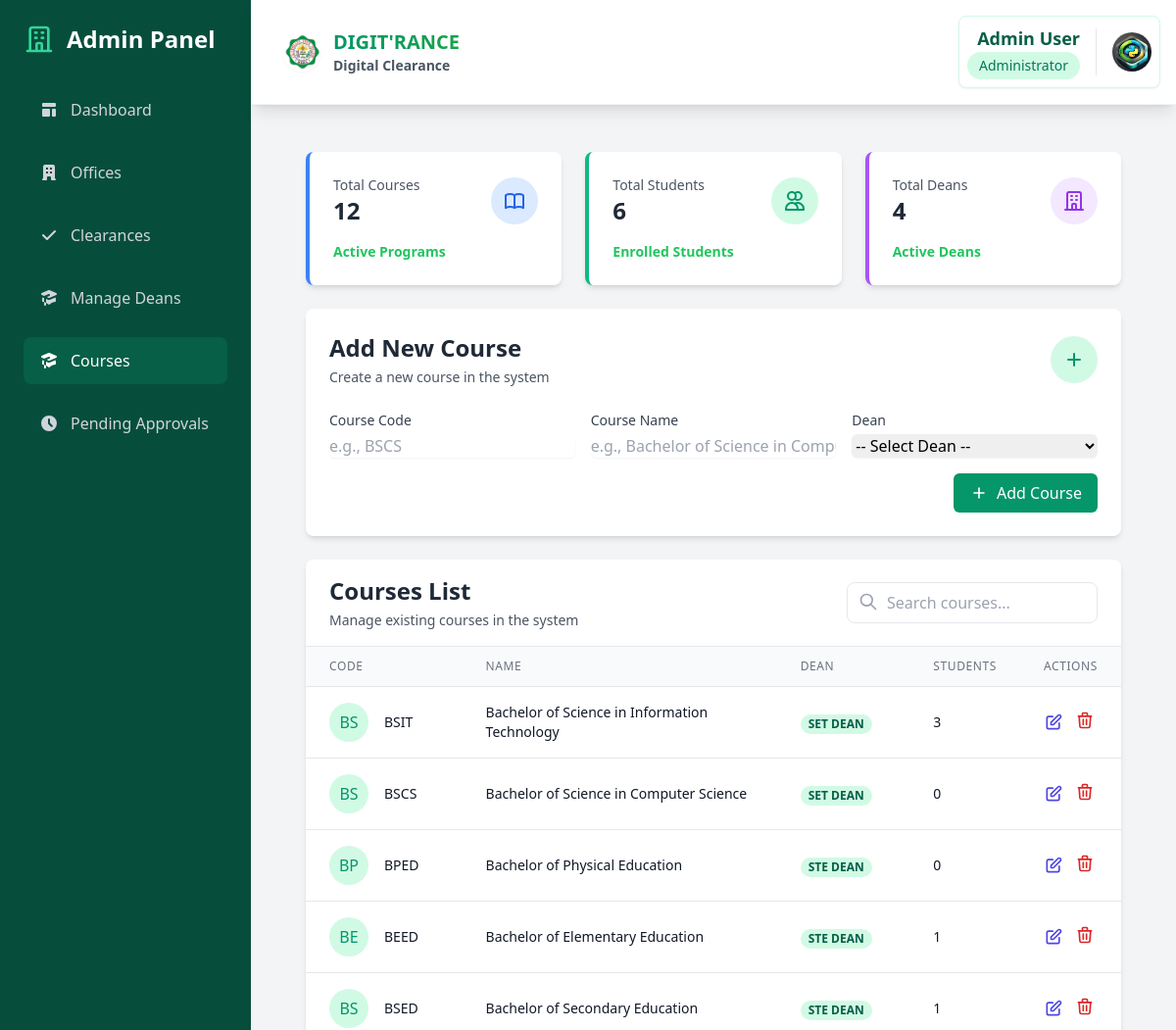
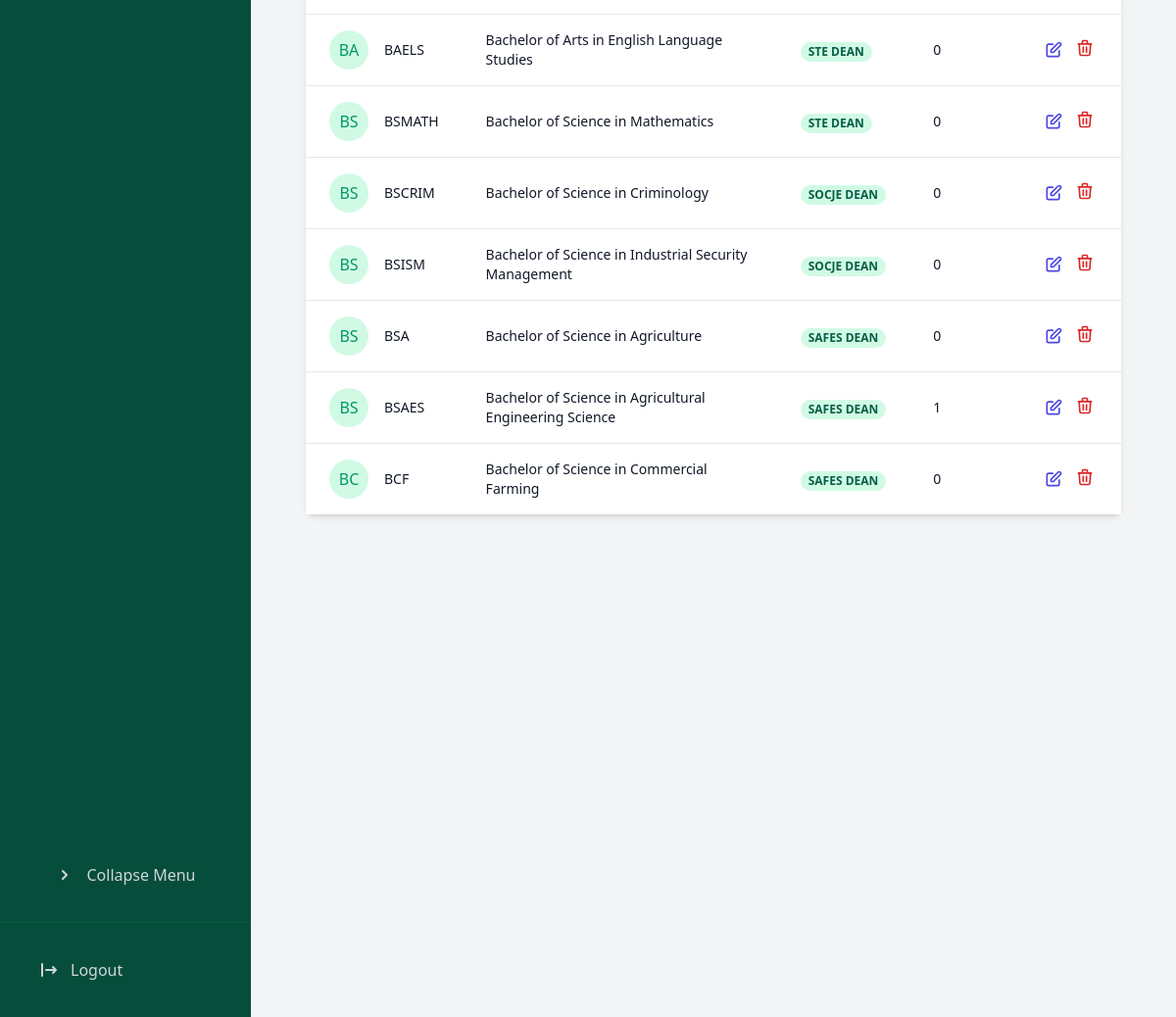
The app's page /dashboard/admin/courses/ (signed in) with its own data (2 pictures, top to bottom).
### core/models.py (models this page shows, shortened)
class Course(models.Model):
    code = models.CharField(max_length=10, unique=True)  # e.g., BSIT, BPED
    name = models.CharField(max_length=100)  # e.g., Bachelor of Science in Information Technology
    dean = models.ForeignKey(Dean, on_delete=models.CASCADE, related_name='courses')
    is_active = models.BooleanField(default=True)  # To mark if course is currently offered
    created_at = models.DateTimeField(auto_now_add=True)
    updated_at = models.DateTimeField(auto_now=True)
    class Meta:
        ordering = ['code']

class Dean(models.Model):
    name = models.CharField(max_length=100, unique=True)
    logo = models.ImageField(upload_to='dean_logos/', blank=True, null=True)
    description = models.TextField(blank=True, null=True)
    created_at = models.DateTimeField(auto_now_add=True)

### core/views.py (the view, shortened to what this page needs)
# urls.py: path('dashboard/admin/courses/', views.admin_courses, name='admin_courses'),
@login_required
@user_passes_test(lambda u: u.is_superuser)
def admin_courses(request):
    courses = Course.objects.annotate(
        student_count=Count('student')
    ).select_related('dean').all()
    total_students = Student.objects.count()
    deans = Dean.objects.all()
    context = {
        'courses': courses,
        'deans': deans,
        'total_students': total_students,
    }
    return render(request, 'admin/courses.html', context)

### templates/admin/courses.html (shortened to what this page needs)
{% extends 'admin/base_admin.html' %}
{% block admin_content %}
<div class="space-y-6">
    <div class="grid grid-cols-1 md:grid-cols-3 gap-6">
        <div class="bg-white rounded-lg shadow-md p-6 border-l-4 border-blue-500">
            <div class="flex items-center justify-between">
                <div>
                    <p class="text-sm text-gray-600">Total Courses</p>
                    <h3 class="text-2xl font-bold text-gray-800">{{ courses.count }}</h3>
                </div>
                <div class="p-3 bg-blue-100 rounded-full">
                </div>
            </div>
            <div class="mt-4">
                <div class="flex items-center">
                    <span class="text-green-500 text-sm font-semibold">Active Programs</span>
                </div>
            </div>
        </div>
        <div class="bg-white rounded-lg shadow-md p-6 border-l-4 border-emerald-500">
            <div class="flex items-center justify-between">
                <div>
                    <p class="text-sm text-gray-600">Total Students</p>
                    <h3 class="text-2xl font-bold text-gray-800">{{ total_students }}</h3>
                </div>
                <div class="p-3 bg-emerald-100 rounded-full">
                    <svg class="w-6 h-6 text-emerald-600" fill="none" stroke="currentColor" viewBox="0 0 24 24">
                        <path stroke-linecap="round" stroke-linejoin="round" stroke-width="2" d="M12 4.354a4 4 0 110 5.292M15 21H3v-1a6 6 0 0112 0v1zm0 0h6v-1a6 6 0 00-9-5.197M13 7a4 4 0 11-8 0 4 4 0 018 0z" />
                    </svg>
                </div>
            </div>
            <div class="mt-4">
                <div class="flex items-center">
                    <span class="text-green-500 text-sm font-semibold">Enrolled Students</span>
                </div>
            </div>
        </div>
        <div class="bg-white rounded-lg shadow-md p-6 border-l-4 border-purple-500">
            <div class="flex items-center justify-between">
                <div>
                    <p class="text-sm text-gray-600">Total Deans</p>
                    <h3 class="text-2xl font-bold text-gray-800">{{ deans.count }}</h3>
                </div>
                <div class="p-3 bg-purple-100 rounded-full">
                    <svg class="w-6 h-6 text-purple-600" fill="none" stroke="currentColor" viewBox="0 0 24 24">
                        <path stroke-linecap="round" stroke-linejoin="round" stroke-width="2" d="M19 21V5a2 2 0 00-2-2H7a2 2 0 00-2 2v16m14 0h2m-2 0h-5m-9 0H3m2 0h5M9 7h1m-1 4h1m4-4h1m-1 4h1m-5 10v-5a1 1 0 011-1h2a1 1 0 011 1v5m-4 0h4" />
                    </svg>
                </div>
            </div>
            <div class="mt-4">
                <div class="flex items-center">
                    <span class="text-green-500 text-sm font-semibold">Active Deans</span>
                </div>
            </div>
        </div>
    </div>
    <div class="bg-white rounded-lg shadow-md p-6 transform hover:shadow-lg transition-all duration-300">
        <div class="flex items-center justify-between mb-6">
            <div>
                <h2 class="text-2xl font-bold text-gray-800">Add New Course</h2>
                <p class="text-sm text-gray-600 mt-1">Create a new course in the system</p>
            </div>
            <div class="p-3 bg-emerald-100 rounded-full">
                <svg class="w-6 h-6 text-emerald-600" fill="none" stroke="currentColor" viewBox="0 0 24 24">
                    <path stroke-linecap="round" stroke-linejoin="round" stroke-width="2" d="M12 6v6m0 0v6m0-6h6m-6 0H6" />
                </svg>
            </div>
        </div>
        <form method="POST" class="space-y-4">
            <div class="grid grid-cols-1 md:grid-cols-3 gap-4">
                <div>
                    <label for="code" class="block text-sm font-medium text-gray-700">Course Code</label>
                    <input type="text" name="code" id="code" required
                        class="mt-1 block w-full rounded-md border-gray-300 shadow-sm focus:border-emerald-500 focus:ring-emerald-500 transition-colors"
                        placeholder="e.g., BSCS">
                </div>
                <div>
                    <label for="name" class="block text-sm font-medium text-gray-700">Course Name</label>
                    <input type="text" name="name" id="name" required
                        class="mt-1 block w-full rounded-md border-gray-300 shadow-sm focus:border-emerald-500 focus:ring-emerald-500 transition-colors"
                        placeholder="e.g., Bachelor of Science in Computer Science">
                </div>
                <div>
                    <label for="dean" class="block text-sm font-medium text-gray-700">Dean</label>
                    <select name="dean" id="dean" required
                        class="mt-1 block w-full rounded-md border-gray-300 shadow-sm focus:border-emerald-500 focus:ring-emerald-500 transition-colors">
                        <option value="">-- Select Dean --</option>
                    </select>
                </div>
            </div>
            <div class="flex justify-end mt-6">
                <button type="submit"
                    class="inline-flex items-center px-4 py-2 bg-emerald-600 text-white rounded-md hover:bg-emerald-700 focus:outline-none focus:ring-2 focus:ring-offset-2 focus:ring-emerald-500 transition-colors">
                    <svg class="w-5 h-5 mr-2" fill="none" stroke="currentColor" viewBox="0 0 24 24">
                        <path stroke-linecap="round" stroke-linejoin="round" stroke-width="2" d="M12 6v6m0 0v6m0-6h6m-6 0H6" />
                    </svg>
                    Add Course
                </button>
            </div>
        </form>
    </div>
    <div class="bg-white rounded-lg shadow-md">
        <div class="px-6 py-4 border-b border-gray-200">
            <div class="flex items-center justify-between">
                <div>
                    <h2 class="text-2xl font-bold text-gray-800">Courses List</h2>
                    <p class="text-sm text-gray-600 mt-1">Manage existing courses in the system</p>
                </div>
                <div class="relative">
                    <input type="text" id="courseSearch" placeholder="Search courses..."
                        class="w-64 pl-10 pr-4 py-2 border rounded-lg focus:outline-none focus:ring-2 focus:ring-emerald-500">
                    <div class="absolute left-3 top-2.5">
                        <svg class="h-5 w-5 text-gray-400" fill="none" stroke="currentColor" viewBox="0 0 24 24">
                            <path stroke-linecap="round" stroke-linejoin="round" stroke-width="2"
                                d="M21 21l-6-6m2-5a7 7 0 11-14 0 7 7 0 0114 0z" />
                        </svg>
                    </div>
                </div>
            </div>
        </div>
        <div class="overflow-x-auto">
            <table class="min-w-full divide-y divide-gray-200">
                <thead class="bg-gray-50">
                    <tr>
                        <th class="px-6 py-3 text-left text-xs font-medium text-gray-500 uppercase tracking-wider">Code</th>
                        <th class="px-6 py-3 text-left text-xs font-medium text-gray-500 uppercase tracking-wider">Name</th>
                        <th class="px-6 py-3 text-left text-xs font-medium text-gray-500 uppercase tracking-wider">Dean</th>
                        <th class="px-6 py-3 text-left text-xs font-medium text-gray-500 uppercase tracking-wider">Students</th>
                        <th class="px-6 py-3 text-left text-xs font-medium text-gray-500 uppercase tracking-wider">Actions</th>
                    </tr>
                </thead>
                <tbody class="bg-white divide-y divide-gray-200">
                    {% for course in courses %}
                    <tr class="hover:bg-gray-50 transition-colors">
                        <td class="px-6 py-4 whitespace-nowrap">
                            <div class="flex items-center">
                                <div class="flex-shrink-0 h-10 w-10 bg-emerald-100 rounded-full flex items-center justify-center">
                                    <span class="text-emerald-600 font-medium">{{ course.code|slice:":2" }}</span>
                                </div>
                                <div class="ml-4">
                                    <div class="text-sm font-medium text-gray-900">{{ course.code }}</div>
                                </div>
                            </div>
                        </td>
                        <td class="px-6 py-4">
                            <div class="text-sm text-gray-900">{{ course.name }}</div>
                        </td>
                        <td class="px-6 py-4 whitespace-nowrap">
                            <span class="px-2 inline-flex text-xs leading-5 font-semibold rounded-full bg-emerald-100 text-emerald-800">
                                {{ course.dean.name|default:"-" }}
                            </span>
                        </td>
                        <td class="px-6 py-4 whitespace-nowrap">
                            <div class="text-sm text-gray-900">{{ course.student_count }}</div>
                        </td>
                        <td class="px-6 py-4 whitespace-nowrap text-sm font-medium">
                            <div class="flex items-center space-x-3">
                                <button onclick="editCourse('{{ course.id }}')"
                                    class="text-indigo-600 hover:text-indigo-900 transition-colors">
                                    <svg class="w-5 h-5" fill="none" stroke="currentColor" viewBox="0 0 24 24">
                                        <path stroke-linecap="round" stroke-linejoin="round" stroke-width="2"
                                            d="M11 5H6a2 2 0 00-2 2v11a2 2 0 002 2h11a2 2 0 002-2v-5m-1.414-9.414a2 2 0 112.828 2.828L11.828 15H9v-2.828l8.586-8.586z" />
                                    </svg>
                                </button>
                                <form method="POST" class="inline">
                                    <button type="submit"
                                            class="text-red-600 hover:text-red-900 transition-colors"
                                            onclick="return confirm('Are you sure you want to delete this course? This action cannot be undone.')">
                                        <svg class="w-5 h-5" fill="none" stroke="currentColor" viewBox="0 0 24 24">
                                            <path stroke-linecap="round" stroke-linejoin="round" stroke-width="2"
                                                d="M19 7l-.867 12.142A2 2 0 0116.138 21H7.862a2 2 0 01-1.995-1.858L5 7m5 4v6m4-6v6m1-10V4a1 1 0 00-1-1h-4a1 1 0 00-1 1v3M4 7h16" />
                                        </svg>
                                    </button>
                                </form>
                            </div>
                        </td>
                    </tr>
                    {% endfor %}
                </tbody>
            </table>
        </div>
    </div>
</div>
{% endblock %}

### templates/components/navbar.html (shortened to what this page needs)
{% load static %}
<header class="bg-white shadow-lg p-4 flex justify-between items-center border-b border-gray-100 sticky top-0 z-50">
    <div class="flex items-center">
        <h1 class="text-xl font-bold flex items-center ml-4 text-gray-800">
            <a href="{% url 'home' %}" class="flex items-center group">
                <img src="{% static 'img/permit_logo.png' %}" alt="JHCSC Logo" class="h-10 w-10 mr-3 rounded-full shadow-sm">
                <div class="flex flex-col">
                    <span class="text-gradient bg-clip-text text-transparent bg-gradient-to-r from-emerald-600 to-green-600 group-hover:from-emerald-700 group-hover:to-green-700 transition-all">
                    </span>
                    <span class="text-sm text-gray-600">Digital Clearance</span>
                </div>
            </a>
        </h1>    </div>
    <div class="flex items-center">
        {% if user.is_authenticated %}
            <div class="bg-white rounded-lg shadow-sm border border-emerald-100 hover:shadow-md transition-all duration-200">
                <div class="flex items-center space-x-4 p-2">
                    <div class="flex flex-col items-end">
                        <span class="font-semibold text-lg text-emerald-800">
                            {% if user.programchair %}
                                {{ user.get_full_name }}
                            {% elif user.student %}
                                {{ user.student.full_name }}
                            {% elif user.staff %}
                                {{ user.get_full_name }}
                            {% else %}
                                {{ user.get_full_name }}
                            {% endif %}
                        </span>
                        <span class="text-sm px-3 py-1 bg-emerald-100 text-emerald-700 rounded-full font-medium">
                            {% if user.programchair %}
                                Program Chair
                            {% elif user.student %}
                                Student
                            {% elif user.staff %}
                                {{ user.staff.office.name }} Staff
                            {% elif user.is_superuser %}
                                Administrator
                            {% endif %}
                        </span>
                    </div>
                    <div class="relative group">
                        {% if user.student %}
                            <img src="{{ user.student.get_profile_picture_url }}"
                                 alt="Profile"
                                 class="w-10 h-10 rounded-full object-cover">
                        {% elif user.programchair %}
                            <img src="{{ user.programchair.get_profile_picture_url }}"
                                 alt="Profile"
                                 class="w-10 h-10 rounded-full object-cover">
                        {% elif user.staff %}
                            <img src="{{ user.staff.get_profile_picture_url }}"
                                 alt="Profile"
                                 class="w-10 h-10 rounded-full object-cover">
                        {% elif user.is_superuser %}
                            {% if user.userprofile %}
                                <img src="{{ user.userprofile.get_profile_picture_url }}"
                                     alt="Profile"
                                     class="w-10 h-10 rounded-full object-cover">
                            {% else %}
                                <img src="{% static 'img/default-profile.png' %}"
                                     alt="Profile"
                                     class="w-10 h-10 rounded-full object-cover">
                            {% endif %}
                        {% endif %}
                    </div>
                </div>
            </div>
        {% endif %}
    </div>
</header>

### records on screen
Course: code "BS", code "BSIT", name "Bachelor of Science in Information Technology", dean.name "SET DEAN", student_count "3"
Course: code "BS", code "BSCS", name "Bachelor of Science in Computer Science", dean.name "SET DEAN", student_count "0"
Course: code "BP", code "BPED", name "Bachelor of Physical Education", dean.name "STE DEAN", student_count "0"
Course: code "BE", code "BEED", name "Bachelor of Elementary Education", dean.name "STE DEAN", student_count "1"
Course: code "BS", code "BSED", name "Bachelor of Secondary Education", dean.name "STE DEAN", student_count "1"
Course: code "BA", code "BAELS", name "Bachelor of Arts in English Language Studies", dean.name "STE DEAN", student_count "0"
Course: code "BS", code "BSMATH", name "Bachelor of Science in Mathematics", dean.name "STE DEAN", student_count "0"
Course: code "BS", code "BSCRIM", name "Bachelor of Science in Criminology", dean.name "SOCJE DEAN", student_count "0"
Course: code "BS", code "BSISM", name "Bachelor of Science in Industrial Security Management", dean.name "SOCJE DEAN", student_count "0"
Course: code "BS", code "BSA", name "Bachelor of Science in Agriculture", dean.name "SAFES DEAN", student_count "0"
Course: code "BS", code "BSAES", name "Bachelor of Science in Agricultural Engineering Science", dean.name "SAFES DEAN", student_count "1"
Course: code "BC", code "BCF", name "Bachelor of Science in Commercial Farming", dean.name "SAFES DEAN", student_count "0"

### other values on screen
{{ user.get_full_name }} "Admin User"
{{ courses.count }} "12"
{{ total_students }} "6"
{{ deans.count }} "4"
